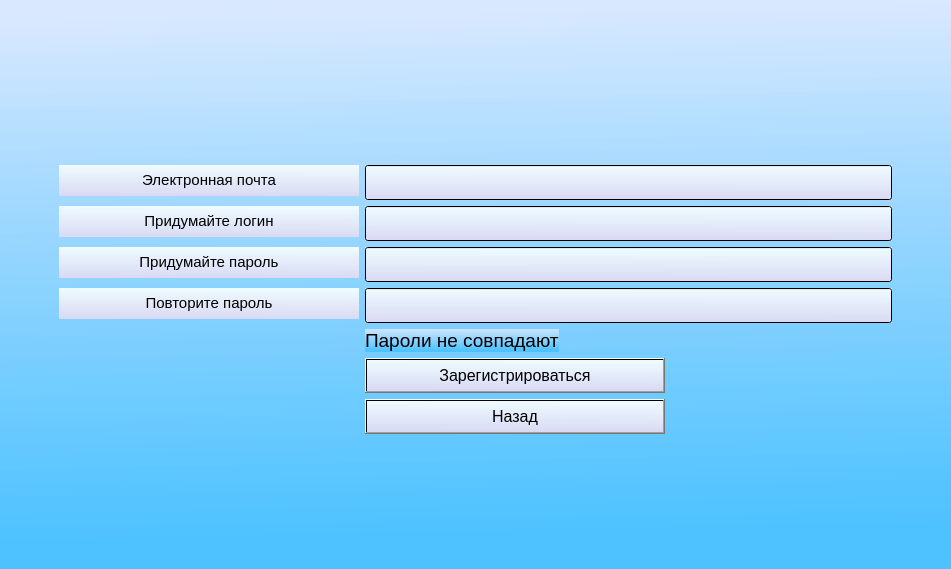
<?xml version="1.0" encoding="UTF-8"?>
<ui version="4.0">
 <class>MainWindow</class>
 <widget class="QMainWindow" name="MainWindow">
  <property name="geometry">
   <rect>
    <x>0</x>
    <y>0</y>
    <width>951</width>
    <height>569</height>
   </rect>
  </property>
  <property name="windowTitle">
   <string>MainWindow</string>
  </property>
  <property name="layoutDirection">
   <enum>Qt::LeftToRight</enum>
  </property>
  <property name="styleSheet">
   <string notr="true">background-color: qlineargradient(spread:pad, x1:0.572139, y1:0.994, x2:0.537, y2:0.00568182, stop:0.0547264 rgba(77, 194, 255, 255), stop:0.995025 rgba(217, 232, 255, 217));</string>
  </property>
  <widget class="QWidget" name="centralwidget">
   <layout class="QVBoxLayout" name="verticalLayout_2">
    <item>
     <layout class="QFormLayout" name="formLayout">
      <property name="sizeConstraint">
       <enum>QLayout::SetFixedSize</enum>
      </property>
      <property name="fieldGrowthPolicy">
       <enum>QFormLayout::ExpandingFieldsGrow</enum>
      </property>
      <property name="labelAlignment">
       <set>Qt::AlignCenter</set>
      </property>
      <property name="formAlignment">
       <set>Qt::AlignCenter</set>
      </property>
      <property name="leftMargin">
       <number>50</number>
      </property>
      <property name="topMargin">
       <number>60</number>
      </property>
      <property name="rightMargin">
       <number>50</number>
      </property>
      <property name="bottomMargin">
       <number>30</number>
      </property>
      <item row="1" column="0">
       <widget class="QLabel" name="label1">
        <property name="minimumSize">
         <size>
          <width>300</width>
          <height>0</height>
         </size>
        </property>
        <property name="maximumSize">
         <size>
          <width>2000</width>
          <height>2000</height>
         </size>
        </property>
        <property name="styleSheet">
         <string notr="true">background-color: qlineargradient(spread:pad, x1:0.503, y1:0.977273, x2:0.522, y2:0.028, stop:0 rgba(218, 218, 243, 255), stop:0.995025 rgba(240, 252, 255, 249));</string>
        </property>
        <property name="text">
         <string>&lt;html&gt;&lt;head/&gt;&lt;body&gt;&lt;p align=&quot;center&quot;&gt;&lt;span style=&quot; font-size:11pt;&quot;&gt;Электронная почта&lt;/span&gt;&lt;/p&gt;&lt;/body&gt;&lt;/html&gt;</string>
        </property>
       </widget>
      </item>
      <item row="1" column="1">
       <widget class="QLineEdit" name="Login">
        <property name="minimumSize">
         <size>
          <width>350</width>
          <height>35</height>
         </size>
        </property>
        <property name="maximumSize">
         <size>
          <width>1000</width>
          <height>16777215</height>
         </size>
        </property>
        <property name="font">
         <font>
          <pointsize>11</pointsize>
         </font>
        </property>
        <property name="styleSheet">
         <string notr="true">background-color: qlineargradient(spread:pad, x1:0.503, y1:0.977273, x2:0.522, y2:0.028, stop:0 rgba(218, 218, 243, 255), stop:0.995025 rgba(240, 252, 255, 249));</string>
        </property>
       </widget>
      </item>
      <item row="3" column="0">
       <widget class="QLabel" name="label2">
        <property name="minimumSize">
         <size>
          <width>300</width>
          <height>0</height>
         </size>
        </property>
        <property name="maximumSize">
         <size>
          <width>2000</width>
          <height>2000</height>
         </size>
        </property>
        <property name="styleSheet">
         <string notr="true">background-color: qlineargradient(spread:pad, x1:0.503, y1:0.977273, x2:0.522, y2:0.028, stop:0 rgba(218, 218, 243, 255), stop:0.995025 rgba(240, 252, 255, 249));</string>
        </property>
        <property name="text">
         <string>&lt;html&gt;&lt;head/&gt;&lt;body&gt;&lt;p align=&quot;center&quot;&gt;&lt;span style=&quot; font-size:11pt;&quot;&gt;Придумайте логин&lt;/span&gt;&lt;/p&gt;&lt;/body&gt;&lt;/html&gt;</string>
        </property>
       </widget>
      </item>
      <item row="3" column="1">
       <widget class="QLineEdit" name="lineEdit">
        <property name="minimumSize">
         <size>
          <width>350</width>
          <height>35</height>
         </size>
        </property>
        <property name="maximumSize">
         <size>
          <width>1000</width>
          <height>16777215</height>
         </size>
        </property>
        <property name="font">
         <font>
          <pointsize>11</pointsize>
         </font>
        </property>
        <property name="styleSheet">
         <string notr="true">background-color: qlineargradient(spread:pad, x1:0.503, y1:0.977273, x2:0.522, y2:0.028, stop:0 rgba(218, 218, 243, 255), stop:0.995025 rgba(240, 252, 255, 249));</string>
        </property>
       </widget>
      </item>
      <item row="4" column="0">
       <widget class="QLabel" name="label">
        <property name="minimumSize">
         <size>
          <width>300</width>
          <height>0</height>
         </size>
        </property>
        <property name="styleSheet">
         <string notr="true">background-color: qlineargradient(spread:pad, x1:0.503, y1:0.977273, x2:0.522, y2:0.028, stop:0 rgba(218, 218, 243, 255), stop:0.995025 rgba(240, 252, 255, 249));</string>
        </property>
        <property name="text">
         <string>&lt;html&gt;&lt;head/&gt;&lt;body&gt;&lt;p align=&quot;center&quot;&gt;&lt;span style=&quot; font-size:11pt;&quot;&gt;Придумайте пароль&lt;/span&gt;&lt;/p&gt;&lt;/body&gt;&lt;/html&gt;</string>
        </property>
       </widget>
      </item>
      <item row="4" column="1">
       <widget class="QLineEdit" name="Password">
        <property name="minimumSize">
         <size>
          <width>350</width>
          <height>35</height>
         </size>
        </property>
        <property name="maximumSize">
         <size>
          <width>1000</width>
          <height>16777215</height>
         </size>
        </property>
        <property name="font">
         <font>
          <pointsize>11</pointsize>
         </font>
        </property>
        <property name="styleSheet">
         <string notr="true">background-color: qlineargradient(spread:pad, x1:0.503, y1:0.977273, x2:0.522, y2:0.028, stop:0 rgba(218, 218, 243, 255), stop:0.995025 rgba(240, 252, 255, 249));</string>
        </property>
        <property name="text">
         <string/>
        </property>
       </widget>
      </item>
      <item row="5" column="0">
       <widget class="QLabel" name="label_2">
        <property name="minimumSize">
         <size>
          <width>300</width>
          <height>0</height>
         </size>
        </property>
        <property name="styleSheet">
         <string notr="true">background-color: qlineargradient(spread:pad, x1:0.503, y1:0.977273, x2:0.522, y2:0.028, stop:0 rgba(218, 218, 243, 255), stop:0.995025 rgba(240, 252, 255, 249));</string>
        </property>
        <property name="text">
         <string>&lt;html&gt;&lt;head/&gt;&lt;body&gt;&lt;p align=&quot;center&quot;&gt;&lt;span style=&quot; font-size:11pt;&quot;&gt;Повторите пароль&lt;/span&gt;&lt;/p&gt;&lt;/body&gt;&lt;/html&gt;</string>
        </property>
       </widget>
      </item>
      <item row="5" column="1">
       <widget class="QLineEdit" name="lineEdit_2">
        <property name="minimumSize">
         <size>
          <width>350</width>
          <height>35</height>
         </size>
        </property>
        <property name="maximumSize">
         <size>
          <width>1000</width>
          <height>16777215</height>
         </size>
        </property>
        <property name="font">
         <font>
          <pointsize>11</pointsize>
         </font>
        </property>
        <property name="styleSheet">
         <string notr="true">background-color: qlineargradient(spread:pad, x1:0.503, y1:0.977273, x2:0.522, y2:0.028, stop:0 rgba(218, 218, 243, 255), stop:0.995025 rgba(240, 252, 255, 249));</string>
        </property>
       </widget>
      </item>
      <item row="6" column="0">
       <spacer name="verticalSpacer">
        <property name="orientation">
         <enum>Qt::Vertical</enum>
        </property>
        <property name="sizeType">
         <enum>QSizePolicy::Fixed</enum>
        </property>
        <property name="sizeHint" stdset="0">
         <size>
          <width>1</width>
          <height>15</height>
         </size>
        </property>
       </spacer>
      </item>
      <item row="7" column="1">
       <widget class="QPushButton" name="Registration_Button">
        <property name="minimumSize">
         <size>
          <width>300</width>
          <height>35</height>
         </size>
        </property>
        <property name="maximumSize">
         <size>
          <width>300</width>
          <height>2000</height>
         </size>
        </property>
        <property name="font">
         <font>
          <pointsize>12</pointsize>
         </font>
        </property>
        <property name="layoutDirection">
         <enum>Qt::LeftToRight</enum>
        </property>
        <property name="styleSheet">
         <string notr="true">background-color: qlineargradient(spread:pad, x1:0.503, y1:0.977273, x2:0.522, y2:0.028, stop:0 rgba(218, 218, 243, 255), stop:0.995025 rgba(240, 252, 255, 249));</string>
        </property>
        <property name="text">
         <string>Зарегистрироваться</string>
        </property>
       </widget>
      </item>
      <item row="9" column="1">
       <widget class="QPushButton" name="Back_Button">
        <property name="minimumSize">
         <size>
          <width>300</width>
          <height>35</height>
         </size>
        </property>
        <property name="maximumSize">
         <size>
          <width>300</width>
          <height>2000</height>
         </size>
        </property>
        <property name="font">
         <font>
          <pointsize>12</pointsize>
          <italic>false</italic>
         </font>
        </property>
        <property name="layoutDirection">
         <enum>Qt::LeftToRight</enum>
        </property>
        <property name="styleSheet">
         <string notr="true">background-color: qlineargradient(spread:pad, x1:0.503, y1:0.977273, x2:0.522, y2:0.028, stop:0 rgba(218, 218, 243, 255), stop:0.995025 rgba(240, 252, 255, 249));</string>
        </property>
        <property name="text">
         <string>Назад</string>
        </property>
       </widget>
      </item>
      <item row="6" column="1">
       <widget class="QLabel" name="label_Errors">
        <property name="font">
         <font>
          <pointsize>14</pointsize>
         </font>
        </property>
        <property name="text">
         <string>Пароли не совпадают</string>
        </property>
       </widget>
      </item>
     </layout>
    </item>
   </layout>
  </widget>
 </widget>
 <resources>
  <include location="ui.qrc"/>
 </resources>
 <connections/>
</ui>
